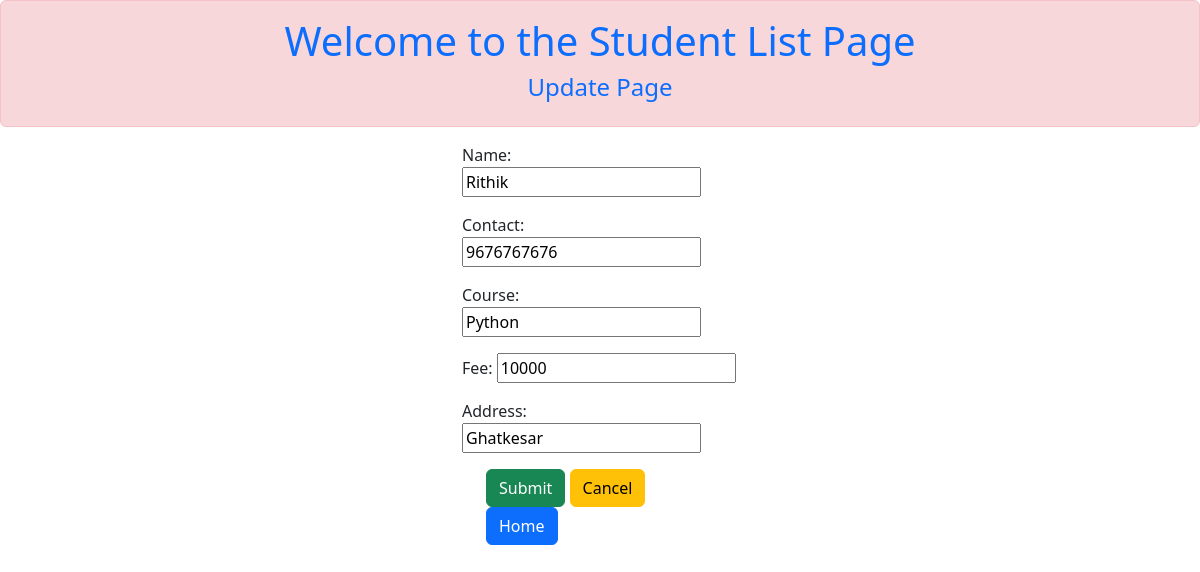
Screenshot of /update/1 with the database file from the repository.
### app1/models.py (models this page shows)
class Student(models.Model):
    name = models.CharField(max_length=30)
    contact = models.IntegerField(max_length=10)
    course = models.CharField(max_length=20)
    fee = models.PositiveIntegerField()
    address = models.CharField(max_length=100)

### app1/views.py (the view)
# urls.py: path('update/<int:id>', update, name='update'),
def update(request, id):
    student = Student.objects.get(id=id)
    form = StudentForm(instance=student)
    if request.method == 'POST':
        form = StudentForm(request.POST, instance=student)
        if form.is_valid():
            form.save()
            return redirect('studentdetail')
    return render(request, 'update.html', {'form': form, 'student': student})

### app1/forms.py
class StudentForm(forms.ModelForm):
    class Meta:
        model = Student
        fields = ['name', 'contact', 'course', 'fee','address']

### templates/update.html (shortened to what this page needs)
<!DOCTYPE html>
<html lang="en">
<head>
    <link href="https://cdn.jsdelivr.net/npm/bootstrap@5.2.0-beta1/dist/css/bootstrap.min.css" rel="stylesheet">
</head>
<body>
    <div class="alert alert-danger text-center text-primary h-25" >
        <h1>Welcome to the Student List Page</h1>
        <h4>Update Page</h4>
    </div>
    <div class="container w-25">
    <form method="post">
        {{form.as_p}}
        <div class="mx-4">
            <a href=""><button class="btn btn-success" type="submit">Submit</button></a>
            <a href=""><button class="btn btn-warning" type="reset">Cancel</button></a>
            <a href=""><button class="btn btn-primary" type="submit">Home</button></a>
        </div>
    </form>
    </div>
</body>
</html>

### rows the page displays
Student: name "Rithik", contact "9676767676", course "Python", fee "10000", address "Ghatkesar"
